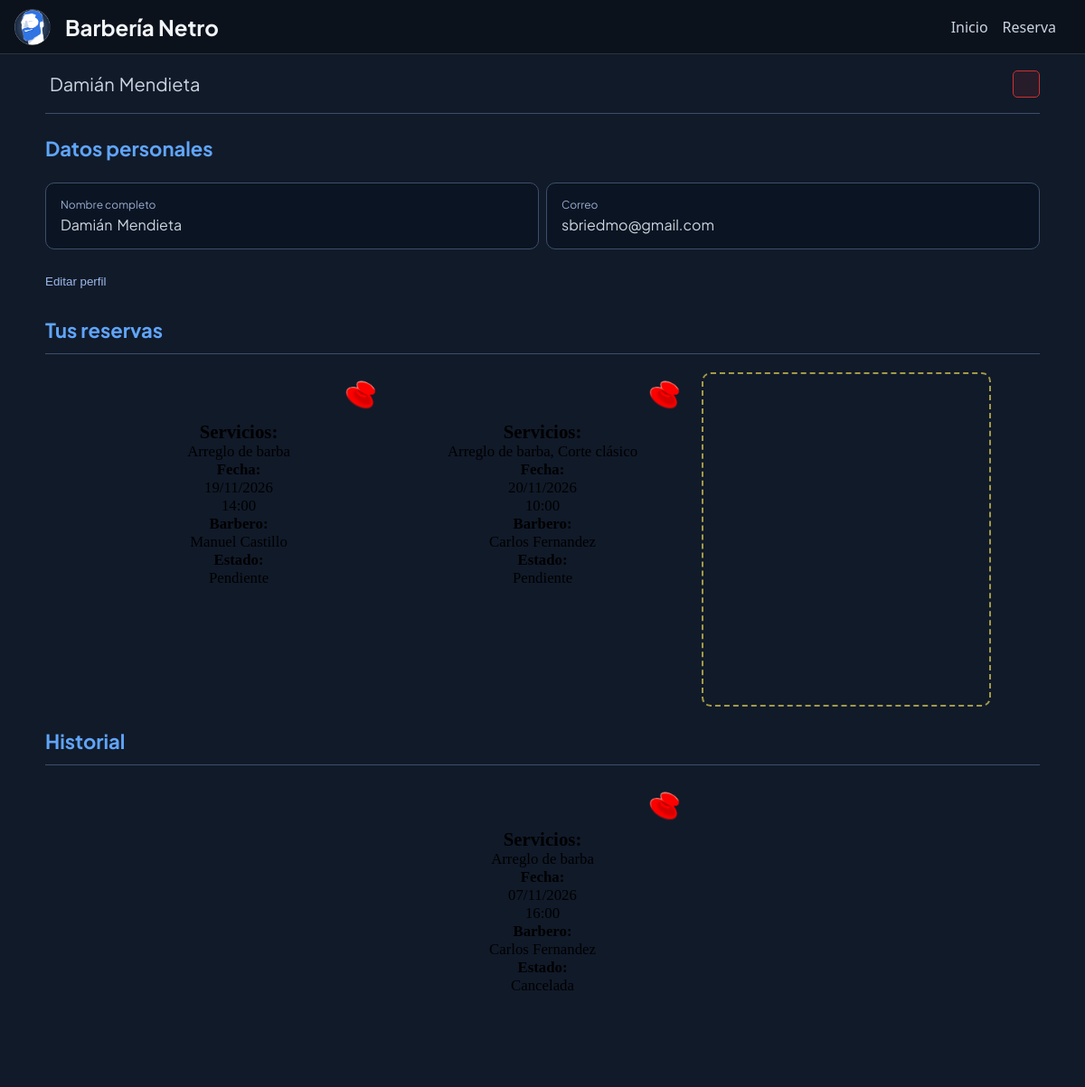
The page /sections/perfil.php (signed in) on the database its author committed.
### tables this page shows
CREATE TABLE `reserva` (
  `id_reserva` int NOT NULL,
  `id_cliente` int NOT NULL,
  `id_barbero` int NOT NULL,
  `id_gerente` int DEFAULT NULL,
  `fecha` date NOT NULL,
  `hora` time NOT NULL,
  `email` varchar(150) DEFAULT NULL,
  `estado` enum('pendiente','confirmada','completada','cancelada') NOT NULL DEFAULT 'pendiente'
);

CREATE TABLE `barbero` (
  `id_barbero` int NOT NULL,
  `contrasena` varchar(255) NOT NULL,
  `url_imagen` varchar(255) DEFAULT NULL,
  `nombre` varchar(100) NOT NULL,
  `apellido` varchar(100) NOT NULL,
  `especialidad` varchar(50) DEFAULT NULL,
  `en_netro_desde` int DEFAULT NULL,
  `estado` enum('Disponible','No disponible') NOT NULL DEFAULT 'Disponible',
  `anio_inicio` year NOT NULL
);

### sections/comun.php (called while the page is built, shortened)
<?php
function e($texto) {
    return htmlspecialchars((string) $texto, ENT_QUOTES, 'UTF-8');
}

### sections/perfil.php (the view, shortened to what this page needs)
<?php
require_once __DIR__ . '/comun.php';
$sql = 'SELECT r.id_reserva, r.fecha, r.hora, r.estado,
            b.nombre   AS barbero_nombre,
            b.apellido AS barbero_apellido,
            GROUP_CONCAT(s.nombre SEPARATOR ", ") AS servicios
        FROM reserva r
        LEFT JOIN barbero b ON r.id_barbero = b.id_barbero
        LEFT JOIN servicioreserva sr ON r.id_reserva = sr.id_reserva
        LEFT JOIN servicio s ON sr.id_servicio = s.id_servicio
        WHERE r.id_cliente = ?
        GROUP BY r.id_reserva, r.fecha, r.hora, r.estado, b.nombre, b.apellido
        ORDER BY r.fecha, r.hora';
$stmt = $conexion->prepare($sql);
$stmt->bind_param('i', $_SESSION['id_cliente']);
$stmt->execute();
$reservas = $stmt->get_result()->fetch_all(MYSQLI_ASSOC);
$hoy = date('Y-m-d');
$activas = [];
$historial = [];
foreach ($reservas as $reserva) {
    if (in_array($reserva['estado'], ['pendiente', 'confirmada'], true) && $reserva['fecha'] >= $hoy) {
        $activas[] = $reserva;
    } else {
        $historial[] = $reserva;
    }
}
$historial = array_slice(array_reverse($historial), 0, 6);
$nombresEstado = [
    'pendiente'  => 'Pendiente',
    'confirmada' => 'Confirmada',
    'completada' => 'Completada',
    'cancelada'  => 'Cancelada',
];
function mostrarDatosReserva($reserva, $nombresEstado) { ?>
                        <div class="reserva-datos">
                            <h2>Servicios:</h2>
                            <div class="servicios">
                                <p><?= e($reserva['servicios'] ?? 'Sin servicios') ?></p>
                            </div>
                            <span>Fecha:</span>
                            <p><?= date('d/m/Y', strtotime($reserva['fecha'])) ?></p>
                            <p><?= date('H:i', strtotime($reserva['hora'])) ?></p>
                            <span>Barbero:</span>
                            <p><?= e($reserva['barbero_nombre'] . ' ' . $reserva['barbero_apellido']) ?></p>
                            <span>Estado:</span>
                            <p><?= e($nombresEstado[$reserva['estado']] ?? $reserva['estado']) ?></p>
                        </div>
<?php }
?>
<!DOCTYPE html>
<html lang="es">
<head>
    <link rel="stylesheet" href="../css/body.css">
    <link rel="stylesheet" href="../css/main.css">
    <link rel="stylesheet" href="../css/header.css">
    <link rel="stylesheet" href="../css/perfil.css">
    <link rel="stylesheet" href="https://unpkg.com/@phosphor-icons/web@2.1.1/src/regular/style.css">
    <link rel="stylesheet" href="https://unpkg.com/@phosphor-icons/web@2.1.1/src/fill/style.css">
    <link rel="stylesheet" href="https://unpkg.com/@phosphor-icons/web@2.1.1/src/thin/style.css">
</head>
<body>
    <header class="header">
        <p id="Titulo">Barbería Netro</p>
        <div class="contenedor_botones">
            <a href="index.php" class="boton">Inicio</a>
            <a href="reserva.php" class="boton">Reserva</a>
        </div>
    </header>
    <main>
        <div class="contenedor-perfil">
            <div class="contenedor-nombre">
                <p><?= e($_SESSION["nombre"]) ?></p>
                <p><?= e($_SESSION["apellido"]) ?></p>
                <a href="logout.php" title="Cerrar sesión">
                    <button class="logout"><i class="ph ph-sign-out"></i></button>
                </a>
            </div>
            <h2>Datos personales</h2>
            <div class="contenedor-datos">
                <div class="tarjeta">
                    <p class="categoria-dato">Nombre completo</p>
                    <div class="nombreapellido">
                        <p><?= e($_SESSION["nombre"]) ?></p>
                        <p><?= e($_SESSION["apellido"]) ?></p>
                    </div>
                </div>
                <div class="tarjeta">
                    <p class="categoria-dato">Correo</p>
                    <div class="nombreapellido">
                        <p><?= e($_SESSION["email"]) ?></p>
                    </div>
                </div>
            </div>
            <div id="contenedor-boton">
                <a href="modificar_perfil.php">
                    <button><i class="ph ph-pencil"></i> Editar perfil</button>
                </a>
            </div>
            <h2 id="h2-reservas">Tus reservas</h2>
            <div class="contenedor-reservas">
                <?php foreach ($activas as $reserva): ?>
                    <div class="tarjeta-reserva">
                        <div class="tarjeta-reserva-header">
                            <form action="eliminar_reserva.php" method="post" onsubmit="return confirm('¿Cancelar esta reserva?');">
                                <button type="submit" class="papel-pin" aria-label="Cancelar reserva" title="Cancelar reserva"></button>
                            </form>
                        </div>
                        <?php mostrarDatosReserva($reserva, $nombresEstado); ?>
                    </div>
                <?php endforeach; ?>
                <?php if (count($activas) < RESERVA_MAX_ACTIVAS): ?>
                <a class="tarjeta-reserva-nuevo" href="reserva.php" title="Nueva reserva">
                </a>
                <?php endif; ?>
            </div>
            <?php if (!empty($historial)): ?>
                <h2 id="h2-historial">Historial</h2>
                <div class="contenedor-reservas">
                    <?php foreach ($historial as $reserva): ?>
                        <div class="tarjeta-reserva">
                            <div class="tarjeta-reserva-header">
                                <span class="papel-pin fijo" aria-hidden="true"></span>
                            </div>
                        </div>
                    <?php endforeach; ?>
                </div>
            <?php endif; ?>
        </div>
    </main>
</body>
</html>

### css/body.css (style rules this page uses)
body { font-family: 'Plus Jakarta Sans'; font-size: 16px; margin: 0; background: #0c121c; color: #cbd5e1; }
h2 { margin: 0; }

### css/main.css (style rules this page uses)
html { scroll-behavior: smooth; }

### css/header.css (style rules this page uses)
.header { position: sticky; display: flex; background: #0c121c; border-bottom: 1px solid #2a3441; top: 0; padding-left: max(1rem, env(safe-area-inset-left)); padding-right: max(1rem, env(safe-area-inset-right)); box-sizing: border-box; width: 100%; justify-content: space-between; align-items: center; gap: 0.75rem; margin: 0; height: 60px; z-index: 2; }
#Titulo { color: #f1f5f9; font-size: 1.5rem; font-weight: bold; pointer-events: none; user-select: none; display: flex; flex-direction: row; align-items: center; gap: 1rem; min-width: 0; white-space: nowrap; overflow: hidden; text-overflow: ellipsis; }
#Titulo::before { content: ""; display: block; background-image: url(../resources/images/logo.png); background-position: center; background-repeat: no-repeat; background-size: contain; width: 40px; height: 40px; flex-shrink: 0; position: relative; }
.contenedor_botones { display: flex; align-items: center; gap: 1rem; flex-shrink: 0; }
.boton { background: none; border: none; font-size: 1rem; height: auto; color: #cbd5e1; font-family: system-ui, -apple-system, BlinkMacSystemFont, 'Segoe UI', Roboto, Oxygen, Ubuntu, Cantarell, 'Open Sans', 'Helvetica Neue', sans-serif; display: inline-flex; align-items: center; justify-content: center; text-decoration: none; white-space: nowrap; }

### rows shown on the page
reserva: servicios "Arreglo de barba", fecha "19/11/2026", hora "14:00", id_barbero.apellido "Manuel Castillo", estado "Pendiente"
reserva: servicios "Arreglo de barba, Corte clásico", fecha "20/11/2026", hora "10:00", id_barbero.apellido "Carlos Fernandez", estado "Pendiente"
reserva: servicios "Arreglo de barba", fecha "07/11/2026", hora "16:00", id_barbero.apellido "Carlos Fernandez", estado "Cancelada"

### other values the page prints
$_SESSION["nombre"] "Damián"
$_SESSION["apellido"] "Mendieta"
$_SESSION["email"] "sbriedmo@gmail.com"
